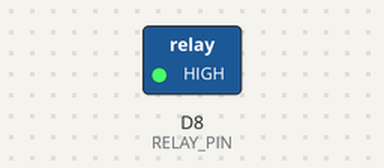
Bench run of a sketch on a simulated ESP8266 (NodeMCU). On the bench: switched loads named in the sketch (green lamp = pin HIGH).

Above: at 2.5 s.
At 7.5 s:
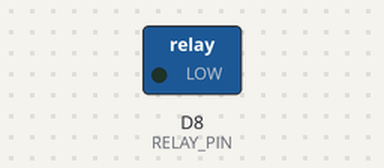
Timing chart, 0 to 13.0 s (numbered marks = the images above):
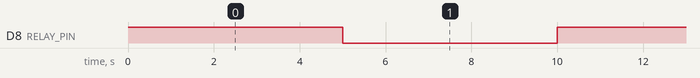

Measured:
- by itself, D8 (RELAY_PIN): alternates HIGH for 5.0 s and LOW for 5.0 s

The sketch:

ESP8266SolenoidCode.ino
```cpp
/*
    ESP8266 Solenoid Valve Code
    Lauren Frye
*/

#define RELAY_PIN D8 // If ESP8266 pin connected to the IN pin of relay

// The setup function runs once on reset or power-up
void setup() {

  // initialize the digital pin A5 as an output.
  pinMode(RELAY_PIN, OUTPUT);

}

void loop() {

  digitalWrite(RELAY_PIN, HIGH); // open valve 5 seconds, for example
  delay(5000);
  digitalWrite(RELAY_PIN, LOW);  // close valve 5 seconds, for example
  delay(5000);

}
```
